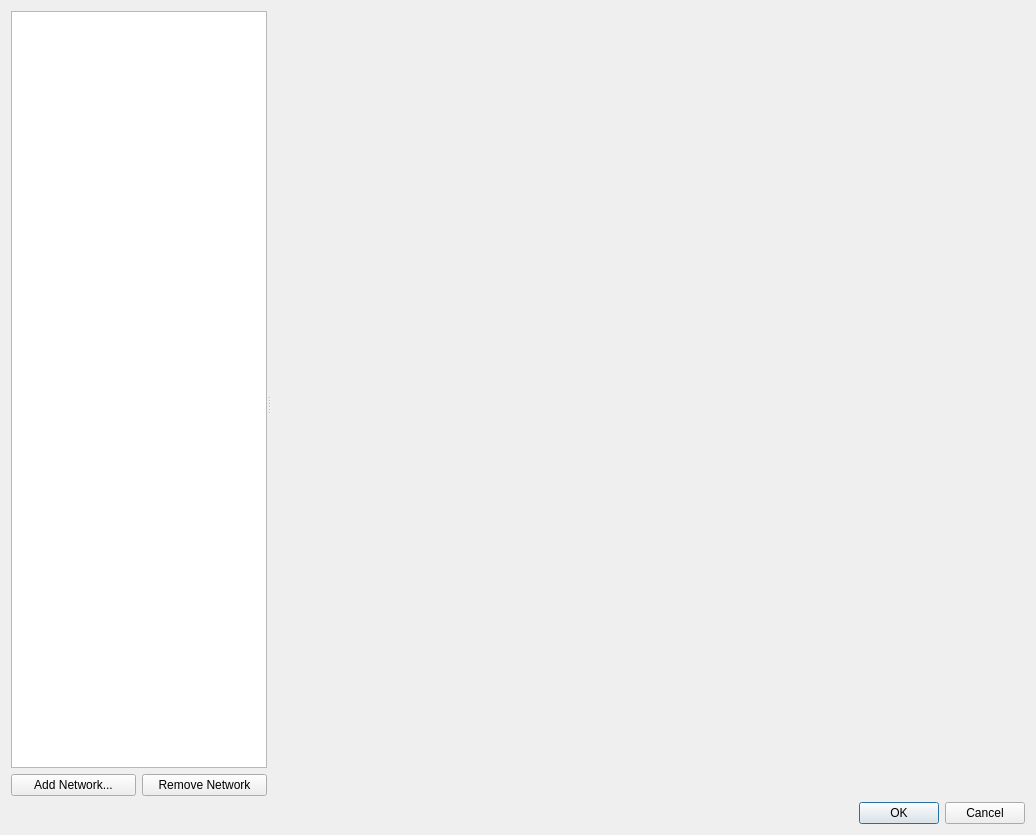
<?xml version="1.0" encoding="UTF-8"?>
<ui version="4.0">
 <class>SetupDialog</class>
 <widget class="QDialog" name="SetupDialog">
  <property name="geometry">
   <rect>
    <x>0</x>
    <y>0</y>
    <width>1036</width>
    <height>835</height>
   </rect>
  </property>
  <property name="windowTitle">
   <string>Measurement Setup</string>
  </property>
  <layout class="QVBoxLayout" name="verticalLayout">
   <item>
    <widget class="QWidget" name="widget" native="true">
     <layout class="QVBoxLayout" name="verticalLayout_5">
      <property name="leftMargin">
       <number>0</number>
      </property>
      <property name="topMargin">
       <number>0</number>
      </property>
      <property name="rightMargin">
       <number>0</number>
      </property>
      <property name="bottomMargin">
       <number>0</number>
      </property>
      <item>
       <widget class="QSplitter" name="splitter">
        <property name="orientation">
         <enum>Qt::Horizontal</enum>
        </property>
        <widget class="QWidget" name="widget_4" native="true">
         <layout class="QVBoxLayout" name="verticalLayout_2">
          <property name="leftMargin">
           <number>0</number>
          </property>
          <property name="topMargin">
           <number>0</number>
          </property>
          <property name="rightMargin">
           <number>0</number>
          </property>
          <property name="bottomMargin">
           <number>0</number>
          </property>
          <item>
           <widget class="QTreeView" name="treeView">
            <property name="sizePolicy">
             <sizepolicy hsizetype="Expanding" vsizetype="Expanding">
              <horstretch>2</horstretch>
              <verstretch>0</verstretch>
             </sizepolicy>
            </property>
            <property name="contextMenuPolicy">
             <enum>Qt::CustomContextMenu</enum>
            </property>
            <property name="selectionMode">
             <enum>QAbstractItemView::SingleSelection</enum>
            </property>
            <property name="uniformRowHeights">
             <bool>true</bool>
            </property>
            <attribute name="headerVisible">
             <bool>false</bool>
            </attribute>
           </widget>
          </item>
          <item>
           <widget class="QWidget" name="widget_5" native="true">
            <layout class="QHBoxLayout" name="horizontalLayout_3">
             <property name="leftMargin">
              <number>0</number>
             </property>
             <property name="topMargin">
              <number>0</number>
             </property>
             <property name="rightMargin">
              <number>0</number>
             </property>
             <property name="bottomMargin">
              <number>0</number>
             </property>
             <item>
              <widget class="QPushButton" name="btAddNetwork">
               <property name="text">
                <string>Add Network...</string>
               </property>
              </widget>
             </item>
             <item>
              <widget class="QPushButton" name="btRemoveNetwork">
               <property name="text">
                <string>Remove Network</string>
               </property>
              </widget>
             </item>
            </layout>
           </widget>
          </item>
         </layout>
        </widget>
        <widget class="QStackedWidget" name="stackedWidget">
         <property name="sizePolicy">
          <sizepolicy hsizetype="Preferred" vsizetype="Preferred">
           <horstretch>3</horstretch>
           <verstretch>0</verstretch>
          </sizepolicy>
         </property>
         <property name="currentIndex">
          <number>0</number>
         </property>
         <widget class="QWidget" name="emptyPage"/>
         <widget class="QWidget" name="networkPage">
          <layout class="QFormLayout" name="formLayout">
           <item row="0" column="0">
            <widget class="QLabel" name="label">
             <property name="text">
              <string>Network name:</string>
             </property>
            </widget>
           </item>
           <item row="0" column="1">
            <widget class="QLineEdit" name="edNetworkName"/>
           </item>
          </layout>
         </widget>
         <widget class="QWidget" name="interfacesPage">
          <layout class="QVBoxLayout" name="verticalLayout_3">
           <property name="leftMargin">
            <number>0</number>
           </property>
           <property name="topMargin">
            <number>0</number>
           </property>
           <property name="rightMargin">
            <number>0</number>
           </property>
           <property name="bottomMargin">
            <number>0</number>
           </property>
           <item>
            <widget class="QLabel" name="label_2">
             <property name="text">
              <string>CAN interfaces assigned to this network:</string>
             </property>
            </widget>
           </item>
           <item>
            <widget class="QTreeView" name="interfacesTreeView"/>
           </item>
           <item>
            <widget class="QWidget" name="widget_2" native="true">
             <layout class="QHBoxLayout" name="horizontalLayout">
              <property name="leftMargin">
               <number>0</number>
              </property>
              <property name="topMargin">
               <number>0</number>
              </property>
              <property name="rightMargin">
               <number>0</number>
              </property>
              <property name="bottomMargin">
               <number>0</number>
              </property>
              <item>
               <widget class="QPushButton" name="btAddInterface">
                <property name="text">
                 <string>Add &amp;Interface...</string>
                </property>
               </widget>
              </item>
              <item>
               <widget class="QPushButton" name="btRemoveInterface">
                <property name="text">
                 <string>&amp;Remove Interface</string>
                </property>
               </widget>
              </item>
             </layout>
            </widget>
           </item>
          </layout>
         </widget>
         <widget class="QWidget" name="candbsPage">
          <layout class="QVBoxLayout" name="verticalLayout_4">
           <property name="leftMargin">
            <number>0</number>
           </property>
           <property name="topMargin">
            <number>0</number>
           </property>
           <property name="rightMargin">
            <number>0</number>
           </property>
           <property name="bottomMargin">
            <number>0</number>
           </property>
           <item>
            <widget class="QTreeView" name="candbsTreeView">
             <property name="alternatingRowColors">
              <bool>false</bool>
             </property>
             <property name="uniformRowHeights">
              <bool>false</bool>
             </property>
            </widget>
           </item>
           <item>
            <widget class="QWidget" name="widget_3" native="true">
             <layout class="QHBoxLayout" name="horizontalLayout_2">
              <property name="leftMargin">
               <number>0</number>
              </property>
              <property name="topMargin">
               <number>0</number>
              </property>
              <property name="rightMargin">
               <number>0</number>
              </property>
              <property name="bottomMargin">
               <number>0</number>
              </property>
              <item>
               <widget class="QPushButton" name="btAddDatabase">
                <property name="text">
                 <string>Add &amp;Database...</string>
                </property>
               </widget>
              </item>
              <item>
               <widget class="QPushButton" name="btRemoveDatabase">
                <property name="text">
                 <string>&amp;Remove Database</string>
                </property>
               </widget>
              </item>
              <item>
               <widget class="QPushButton" name="btReloadDatabases">
                <property name="text">
                 <string>Reload Databases</string>
                </property>
               </widget>
              </item>
             </layout>
            </widget>
           </item>
          </layout>
         </widget>
        </widget>
       </widget>
      </item>
     </layout>
    </widget>
   </item>
   <item>
    <widget class="QDialogButtonBox" name="buttonBox">
     <property name="orientation">
      <enum>Qt::Horizontal</enum>
     </property>
     <property name="standardButtons">
      <set>QDialogButtonBox::Cancel|QDialogButtonBox::Ok</set>
     </property>
    </widget>
   </item>
  </layout>
 </widget>
 <resources/>
 <connections>
  <connection>
   <sender>buttonBox</sender>
   <signal>accepted()</signal>
   <receiver>SetupDialog</receiver>
   <slot>accept()</slot>
   <hints>
    <hint type="sourcelabel">
     <x>266</x>
     <y>825</y>
    </hint>
    <hint type="destinationlabel">
     <x>157</x>
     <y>274</y>
    </hint>
   </hints>
  </connection>
  <connection>
   <sender>buttonBox</sender>
   <signal>rejected()</signal>
   <receiver>SetupDialog</receiver>
   <slot>reject()</slot>
   <hints>
    <hint type="sourcelabel">
     <x>334</x>
     <y>825</y>
    </hint>
    <hint type="destinationlabel">
     <x>286</x>
     <y>274</y>
    </hint>
   </hints>
  </connection>
 </connections>
</ui>
